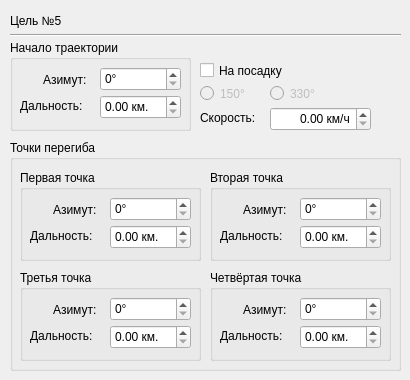
     <widget class="QWidget" name="Target5">
      <widget class="Line" name="line_5">
       <property name="geometry">
        <rect>
         <x>10</x>
         <y>27</y>
         <width>391</width>
         <height>16</height>
        </rect>
       </property>
       <property name="orientation">
        <enum>Qt::Horizontal</enum>
       </property>
      </widget>
      <widget class="QGroupBox" name="TargetStart_5">
       <property name="geometry">
        <rect>
         <x>10</x>
         <y>40</y>
         <width>181</width>
         <height>91</height>
        </rect>
       </property>
       <property name="title">
        <string>Начало траектории</string>
       </property>
       <widget class="QLabel" name="LabelTargetAzimuthStart_5">
        <property name="geometry">
         <rect>
          <x>33</x>
          <y>32</y>
          <width>57</width>
          <height>15</height>
         </rect>
        </property>
        <property name="text">
         <string>Азимут:</string>
        </property>
       </widget>
       <widget class="QSpinBox" name="TargetAzimuthStart_5">
        <property name="geometry">
         <rect>
          <x>90</x>
          <y>27</y>
          <width>81</width>
          <height>24</height>
         </rect>
        </property>
        <property name="suffix">
         <string>°</string>
        </property>
       </widget>
       <widget class="QLabel" name="LabelTargetRangeStart_5">
        <property name="geometry">
         <rect>
          <x>10</x>
          <y>58</y>
          <width>71</width>
          <height>16</height>
         </rect>
        </property>
        <property name="text">
         <string>Дальность:</string>
        </property>
       </widget>
       <widget class="QDoubleSpinBox" name="TargetRangeStart_5">
        <property name="geometry">
         <rect>
          <x>90</x>
          <y>55</y>
          <width>81</width>
          <height>24</height>
         </rect>
        </property>
        <property name="suffix">
         <string> км.</string>
        </property>
       </widget>
      </widget>
      <widget class="QLabel" name="label_5">
       <property name="geometry">
        <rect>
         <x>10</x>
         <y>10</y>
         <width>91</width>
         <height>21</height>
        </rect>
       </property>
       <property name="text">
        <string>Цель №5</string>
       </property>
      </widget>
      <widget class="QGroupBox" name="TargetExtremums_5">
       <property name="geometry">
        <rect>
         <x>10</x>
         <y>140</y>
         <width>391</width>
         <height>231</height>
        </rect>
       </property>
       <property name="title">
        <string>Точки перегиба</string>
       </property>
       <widget class="QGroupBox" name="TargetExtremumFirst_5">
        <property name="geometry">
         <rect>
          <x>10</x>
          <y>30</y>
          <width>181</width>
          <height>91</height>
         </rect>
        </property>
        <property name="title">
         <string>Первая точка</string>
        </property>
        <widget class="QLabel" name="LabelTargetAzimuthFinish_17">
         <property name="geometry">
          <rect>
           <x>33</x>
           <y>32</y>
           <width>57</width>
           <height>15</height>
          </rect>
         </property>
         <property name="text">
          <string>Азимут:</string>
         </property>
        </widget>
        <widget class="QSpinBox" name="TargetAzimuthExtremumFirst_5">
         <property name="geometry">
          <rect>
           <x>90</x>
           <y>27</y>
           <width>81</width>
           <height>24</height>
          </rect>
         </property>
         <property name="suffix">
          <string>°</string>
         </property>
        </widget>
        <widget class="QLabel" name="LabelTargetRangeFinish_17">
         <property name="geometry">
          <rect>
           <x>10</x>
           <y>58</y>
           <width>71</width>
           <height>16</height>
          </rect>
         </property>
         <property name="text">
          <string>Дальность:</string>
         </property>
        </widget>
        <widget class="QDoubleSpinBox" name="TargetRangeExtremumFirst_5">
         <property name="geometry">
          <rect>
           <x>90</x>
           <y>55</y>
           <width>81</width>
           <height>24</height>
          </rect>
         </property>
         <property name="suffix">
          <string> км.</string>
         </property>
        </widget>
       </widget>
       <widget class="QGroupBox" name="TargetExtremumSecond_5">
        <property name="geometry">
         <rect>
          <x>200</x>
          <y>30</y>
          <width>181</width>
          <height>91</height>
         </rect>
        </property>
        <property name="title">
         <string>Вторая точка</string>
        </property>
        <widget class="QLabel" name="LabelTargetAzimuthFinish_18">
         <property name="geometry">
          <rect>
           <x>33</x>
           <y>32</y>
           <width>57</width>
           <height>15</height>
          </rect>
         </property>
         <property name="text">
          <string>Азимут:</string>
         </property>
        </widget>
        <widget class="QSpinBox" name="TargetAzimuthExtremumSecond_5">
         <property name="geometry">
          <rect>
           <x>90</x>
           <y>27</y>
           <width>81</width>
           <height>24</height>
          </rect>
         </property>
         <property name="suffix">
          <string>°</string>
         </property>
        </widget>
        <widget class="QLabel" name="LabelTargetRangeFinish_18">
         <property name="geometry">
          <rect>
           <x>10</x>
           <y>58</y>
           <width>71</width>
           <height>16</height>
          </rect>
         </property>
         <property name="text">
          <string>Дальность:</string>
         </property>
        </widget>
        <widget class="QDoubleSpinBox" name="TargetRangeExtremumSecond_5">
         <property name="geometry">
          <rect>
           <x>90</x>
           <y>55</y>
           <width>81</width>
           <height>24</height>
          </rect>
         </property>
         <property name="suffix">
          <string> км.</string>
         </property>
        </widget>
       </widget>
       <widget class="QGroupBox" name="TargetExtremumThird_5">
        <property name="geometry">
         <rect>
          <x>10</x>
          <y>130</y>
          <width>181</width>
          <height>91</height>
         </rect>
        </property>
        <property name="title">
         <string>Третья точка</string>
        </property>
        <widget class="QLabel" name="LabelTargetAzimuthFinish_19">
         <property name="geometry">
          <rect>
           <x>33</x>
           <y>32</y>
           <width>57</width>
           <height>15</height>
          </rect>
         </property>
         <property name="text">
          <string>Азимут:</string>
         </property>
        </widget>
        <widget class="QSpinBox" name="TargetAzimuthExtremumThird_5">
         <property name="geometry">
          <rect>
           <x>90</x>
           <y>27</y>
           <width>81</width>
           <height>24</height>
          </rect>
         </property>
         <property name="suffix">
          <string>°</string>
         </property>
        </widget>
        <widget class="QLabel" name="LabelTargetRangeFinish_19">
         <property name="geometry">
          <rect>
           <x>10</x>
           <y>58</y>
           <width>71</width>
           <height>16</height>
          </rect>
         </property>
         <property name="text">
          <string>Дальность:</string>
         </property>
        </widget>
        <widget class="QDoubleSpinBox" name="TargetRangeExtremumThird_5">
         <property name="geometry">
          <rect>
           <x>90</x>
           <y>55</y>
           <width>81</width>
           <height>24</height>
          </rect>
         </property>
         <property name="suffix">
          <string> км.</string>
         </property>
        </widget>
       </widget>
       <widget class="QGroupBox" name="TargetExtremumFourth_5">
        <property name="geometry">
         <rect>
          <x>200</x>
          <y>130</y>
          <width>181</width>
          <height>91</height>
         </rect>
        </property>
        <property name="title">
         <string>Четвёртая точка</string>
        </property>
        <widget class="QLabel" name="LabelTargetAzimuthFinish_20">
         <property name="geometry">
          <rect>
           <x>33</x>
           <y>32</y>
           <width>57</width>
           <height>15</height>
          </rect>
         </property>
         <property name="text">
          <string>Азимут:</string>
         </property>
        </widget>
        <widget class="QSpinBox" name="TargetAzimuthExtremumFourth_5">
         <property name="geometry">
          <rect>
           <x>90</x>
           <y>27</y>
           <width>81</width>
           <height>24</height>
          </rect>
         </property>
         <property name="suffix">
          <string>°</string>
         </property>
        </widget>
        <widget class="QLabel" name="LabelTargetRangeFinish_20">
         <property name="geometry">
          <rect>
           <x>10</x>
           <y>58</y>
           <width>71</width>
           <height>16</height>
          </rect>
         </property>
         <property name="text">
          <string>Дальность:</string>
         </property>
        </widget>
        <widget class="QDoubleSpinBox" name="TargetRangeExtremumFourth_5">
         <property name="geometry">
          <rect>
           <x>90</x>
           <y>55</y>
           <width>81</width>
           <height>24</height>
          </rect>
         </property>
         <property name="suffix">
          <string> км.</string>
         </property>
        </widget>
       </widget>
      </widget>
      <widget class="QCheckBox" name="TargetGoHome_5">
       <property name="geometry">
        <rect>
         <x>200</x>
         <y>60</y>
         <width>91</width>
         <height>21</height>
        </rect>
       </property>
       <property name="text">
        <string>На посадку</string>
       </property>
      </widget>
      <widget class="QDoubleSpinBox" name="TargetSpeed_5">
       <property name="geometry">
        <rect>
         <x>270</x>
         <y>107</y>
         <width>101</width>
         <height>24</height>
        </rect>
       </property>
       <property name="alignment">
        <set>Qt::AlignRight|Qt::AlignTrailing|Qt::AlignVCenter</set>
       </property>
       <property name="suffix">
        <string> км/ч</string>
       </property>
      </widget>
      <widget class="QLabel" name="LabelSpeedTarget_5">
       <property name="geometry">
        <rect>
         <x>200</x>
         <y>110</y>
         <width>71</width>
         <height>16</height>
        </rect>
       </property>
       <property name="text">
        <string>Скорость:</string>
       </property>
      </widget>
      <widget class="QRadioButton" name="TargetGoHome330_5">
       <property name="enabled">
        <bool>false</bool>
       </property>
       <property name="geometry">
        <rect>
         <x>270</x>
         <y>83</y>
         <width>51</width>
         <height>21</height>
        </rect>
       </property>
       <property name="text">
        <string>330°</string>
       </property>
      </widget>
      <widget class="QRadioButton" name="TargetGoHome150_5">
       <property name="enabled">
        <bool>false</bool>
       </property>
       <property name="geometry">
        <rect>
         <x>200</x>
         <y>83</y>
         <width>51</width>
         <height>21</height>
        </rect>
       </property>
       <property name="text">
        <string>150°</string>
       </property>
      </widget>
     </widget>
